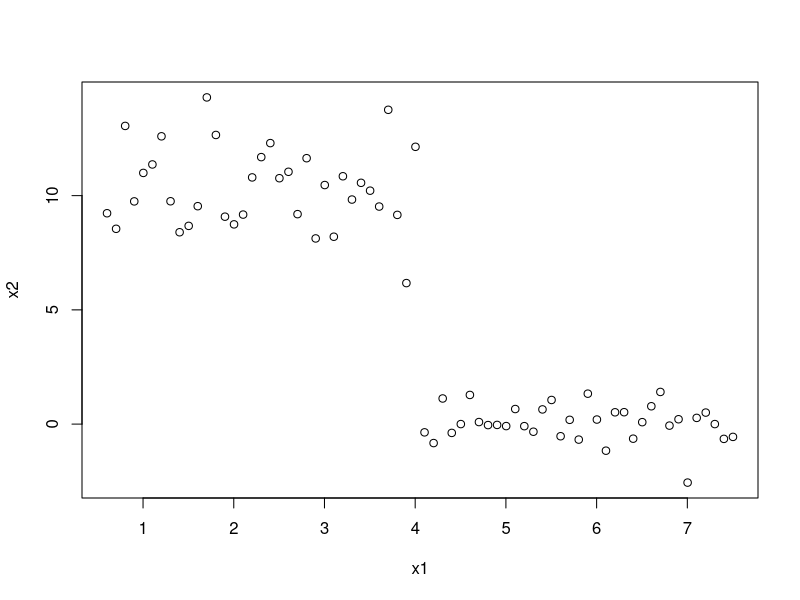

This chart was generated by the following R code:
#CREATING A TOY DATASET
minimo <- runif(1)
maximo <- 1+runif(1)*9
df <- data.frame(x1=seq(minimo,maximo,by=0.1))
df$x2 <- c(rnorm(n=floor(dim(df)[1]/2),mean=10,sd=2),  #let's make this variable induce some clusters
           rnorm(n=ceiling(dim(df)[1]/2),mean=0,sd=1))
plot(df)

################### IMPORTANT
#BEFORE THIS SECTION IT IS IMPORTANT FOR THE DATA FRAME THAT WILL BE USED TO BE CALLED "df"
#ALSO I AM ASSUMING WE CAN TAKE "x1" AS A VARIABLE FROM "df" TO SUBSET
#THIS VARIABLE HAS TO BE NUMERIC AND NON CATEGORICAL
#I SUGGEST WORKING WITH THE TOY DATA SET FIRST AND THEN MOVING ON TO TRY OTHER ONES
####################

#----------------------------- NECESSARY PARAMETERS -----------------------------
var_o <- df$x1   #variable we will use to make the overlapping subsets
n_int <- 10       #number of intervals we want
p <- 0.2          #proportion of each interval that should overlap with the next


#----------------------------- CREATING THE INTERVALS -----------------------------
#this section will create a data frame in which we will construct overlapping intervals
intervals_centers <- seq(min(var_o),max(var_o),length=n_int)  #basic partition = centers
interval_length <- intervals_centers[2]-intervals_centers[1]  #to create the overlaps of p% of this length
intervals <- data.frame(centers=intervals_centers)            #create a data frame
#create the overlapping intervals  
  intervals$min <- intervals_centers - (0.5+p)*interval_length                     
  intervals$max <- intervals_centers + (0.5+p)*interval_length
#decent name for the intervals e.g    [5.34;6.53)     [6.19;7.39)
intervals$name <- with(intervals, sprintf("[%.2f;%.2f)",min,max))

#function that will split the variable according to the invervals
res <- lapply(split(intervals,intervals$name), function(x){   
  return(df[var_o> x$min & var_o <= x$max,])     #res will be a list with each element res[i]
})                                                #being the points on the i'th subset

#res

#----------------------------- NEXT STEPS -----------------------------
#ITERATE EVERY ELEMENT OF THE LIST (res[i]) AND CLUSTERIZE INSIDE
#SEE HOW THEY ARE LABELED
#DETERMINE WHICH CLUSTERS SHARE POINTS AND JOIN THEM (PUT A 1 ON THE ADJACENCY MATRIX BASICALLY)
#MAGIC


